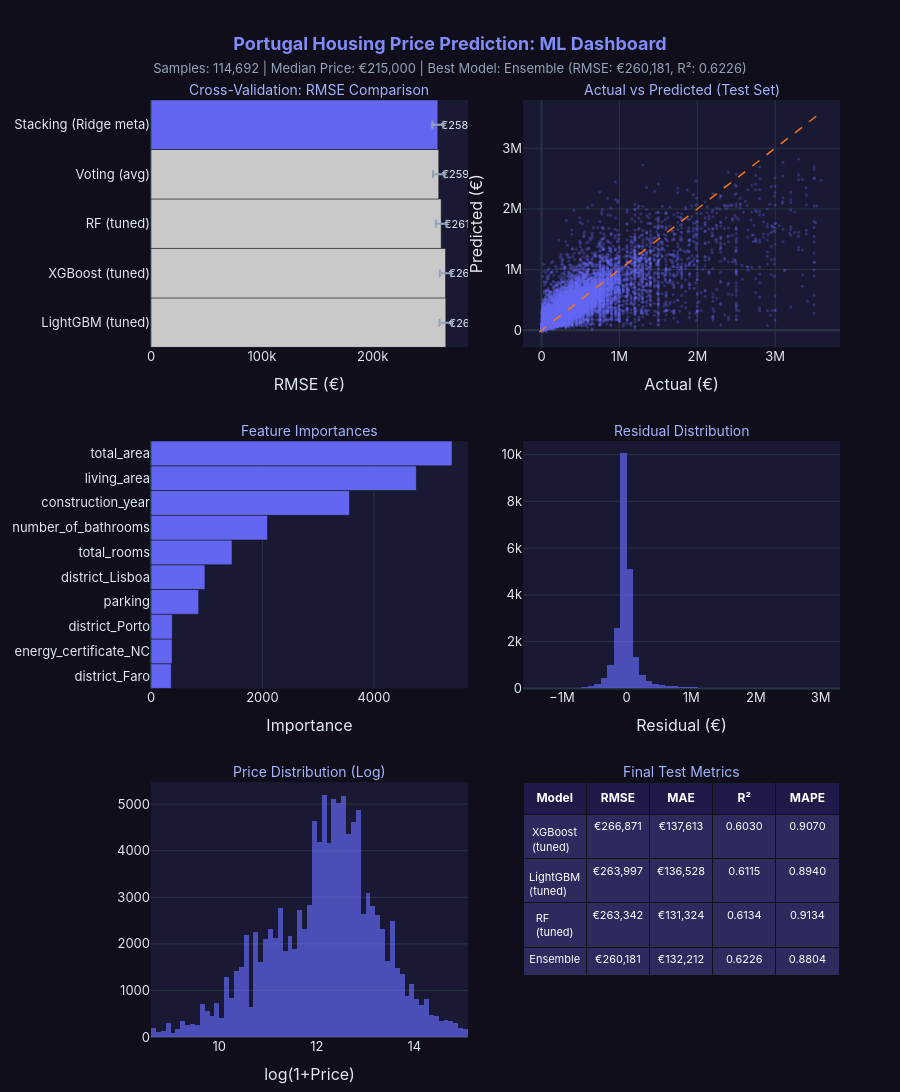

The notebook cell this image was saved under:
### Markdown cell above
---
## 16. Dashboard

### Code cell
from portugal_housing.plots import dashboard_portugal_housing

dashboard_fig = dashboard_portugal_housing(
    df=df,
    cv_results=ensemble_cv,
    final_metrics=all_metrics,
    final_models=final_models,
    X_test=X_test,
    y_test=y_test,
    feature_names=feature_names,
    out_path=str(FIG_DIR / "dashboard_portugal_housing.html"),
)
dashboard_fig.show()

### Figure 1 — Plotly figure (JSON) as saved in the notebook; plotly's stock layout.template omitted (floating-point values rounded to 4 significant figures; data arrays with more than 128 entries replaced by an {"elided": "..."} marker saying what was removed)
{"data": [{"error_x": {"array": [5680.0, 5167.0, 4777.0, 5248.0, 5010.0], "color": "#94a3b8", "type": "data"}, "marker": {"color": ["#C9C9C9", "#C9C9C9", "#C9C9C9", "#C9C9C9", "#6366f1"]}, "orientation": "h", "showlegend": false, "text": ["€265,937", "€265,707", "€261,774", "€259,579", "€258,753"], "textfont": {"size": 11}, "textposition": "outside", "type": "bar", "x": [265900.0, 265700.0, 261800.0, 259600.0, 258800.0], "xaxis": "x", "y": ["LightGBM (tuned)", "XGBoost (tuned)", "RF (tuned)", "Voting (avg)", "Stacking (Ridge meta)"], "yaxis": "y"}, {"marker": {"color": "#6366f1", "opacity": 0.3, "size": 3}, "mode": "markers", "name": "Predictions", "showlegend": false, "type": "scatter", "x": {"elided": "22939 float values"}, "xaxis": "x2", "y": {"elided": "22939 float values"}, "yaxis": "y2"}, {"line": {"color": "#f97316", "dash": "dash", "width": 1.5}, "mode": "lines", "showlegend": false, "type": "scatter", "x": [-27130.0, 3590000], "xaxis": "x2", "y": [-27130.0, 3590000], "yaxis": "y2"}, {"marker": {"color": "#6366f1"}, "orientation": "h", "showlegend": false, "type": "bar", "x": [364, 379, 382, 856, 968, 1454, 2091, 3562, 4762, 5403], "xaxis": "x3", "y": ["district_Faro", "energy_certificate_NC", "district_Porto", "parking", "district_Lisboa", "total_rooms", "number_of_bathrooms", "construction_year", "living_area", "total_area"], "yaxis": "y3"}, {"marker": {"color": "#6366f1"}, "nbinsx": 80, "opacity": 0.7, "showlegend": false, "type": "histogram", "x": {"elided": "22939 float values"}, "xaxis": "x4", "yaxis": "y4"}, {"marker": {"color": "#6366f1"}, "nbinsx": 80, "opacity": 0.7, "showlegend": false, "type": "histogram", "x": {"elided": "114692 float values"}, "xaxis": "x5", "yaxis": "y5"}, {"cells": {"align": "center", "fill": {"color": [["#2d2a5e", "#2d2a5e", "#2d2a5e", "#2d2a5e"]]}, "font": {"color": "white", "size": 11}, "height": 28, "values": [["XGBoost (tuned)", "LightGBM (tuned)", "RF (tuned)", "Ensemble"], ["€266,871", "€263,997", "€263,342", "€260,181"], ["€137,613", "€136,528", "€131,324", "€132,212"], ["0.6030", "0.6115", "0.6134", "0.6226"], ["0.9070", "0.8940", "0.9134", "0.8804"]]}, "domain": {"x": [0.54, 1], "y": [0, 0.272]}, "header": {"align": "center", "fill": {"color": "#1e1b4b"}, "font": {"color": "white", "size": 12}, "height": 32, "values": ["<b>Model</b>", "<b>RMSE</b>", "<b>MAE</b>", "<b>R²</b>", "<b>MAPE</b>"]}, "type": "table"}], "layout": {"annotations": [{"font": {"color": "#a5b4fc", "size": 14}, "showarrow": false, "text": "Cross-Validation: RMSE Comparison", "x": 0.23, "xanchor": "center", "xref": "paper", "y": 1, "yanchor": "bottom", "yref": "paper"}, {"font": {"color": "#a5b4fc", "size": 14}, "showarrow": false, "text": "Actual vs Predicted (Test Set)", "x": 0.77, "xanchor": "center", "xref": "paper", "y": 1, "yanchor": "bottom", "yref": "paper"}, {"font": {"color": "#a5b4fc", "size": 14}, "showarrow": false, "text": "Feature Importances", "x": 0.23, "xanchor": "center", "xref": "paper", "y": 0.636, "yanchor": "bottom", "yref": "paper"}, {"font": {"color": "#a5b4fc", "size": 14}, "showarrow": false, "text": "Residual Distribution", "x": 0.77, "xanchor": "center", "xref": "paper", "y": 0.636, "yanchor": "bottom", "yref": "paper"}, {"font": {"color": "#a5b4fc", "size": 14}, "showarrow": false, "text": "Price Distribution (Log)", "x": 0.23, "xanchor": "center", "xref": "paper", "y": 0.272, "yanchor": "bottom", "yref": "paper"}, {"font": {"color": "#a5b4fc", "size": 14}, "showarrow": false, "text": "Final Test Metrics", "x": 0.77, "xanchor": "center", "xref": "paper", "y": 0.272, "yanchor": "bottom", "yref": "paper"}], "font": {"color": "#e2e8f0", "family": "Inter, system-ui, sans-serif", "size": 13}, "height": 1150, "margin": {"b": 40, "l": 60, "r": 60, "t": 100}, "paper_bgcolor": "#0f0e1a", "plot_bgcolor": "#1a1933", "title": {"font": {"color": "#818cf8", "size": 18}, "text": "<b>Portugal Housing Price Prediction: ML Dashboard</b><br><span style='font-size:13px; color:#94a3b8'>Samples: 114,692 | Median Price: €215,000 | Best Model: Ensemble (RMSE: €260,181, R²: 0.6226)</span>", "x": 0.5, "xanchor": "center"}, "xaxis": {"anchor": "y", "domain": [0, 0.46], "title": {"text": "RMSE (€)"}}, "xaxis2": {"anchor": "y2", "domain": [0.54, 1], "title": {"text": "Actual (€)"}}, "xaxis3": {"anchor": "y3", "domain": [0, 0.46], "title": {"text": "Importance"}}, "xaxis4": {"anchor": "y4", "domain": [0.54, 1], "title": {"text": "Residual (€)"}}, "xaxis5": {"anchor": "y5", "domain": [0, 0.46], "title": {"text": "log(1+Price)"}}, "yaxis": {"anchor": "x", "domain": [0.736, 1]}, "yaxis2": {"anchor": "x2", "domain": [0.736, 1], "title": {"text": "Predicted (€)"}}, "yaxis3": {"anchor": "x3", "domain": [0.372, 0.636]}, "yaxis4": {"anchor": "x4", "domain": [0.372, 0.636]}, "yaxis5": {"anchor": "x5", "domain": [0, 0.272]}}}
